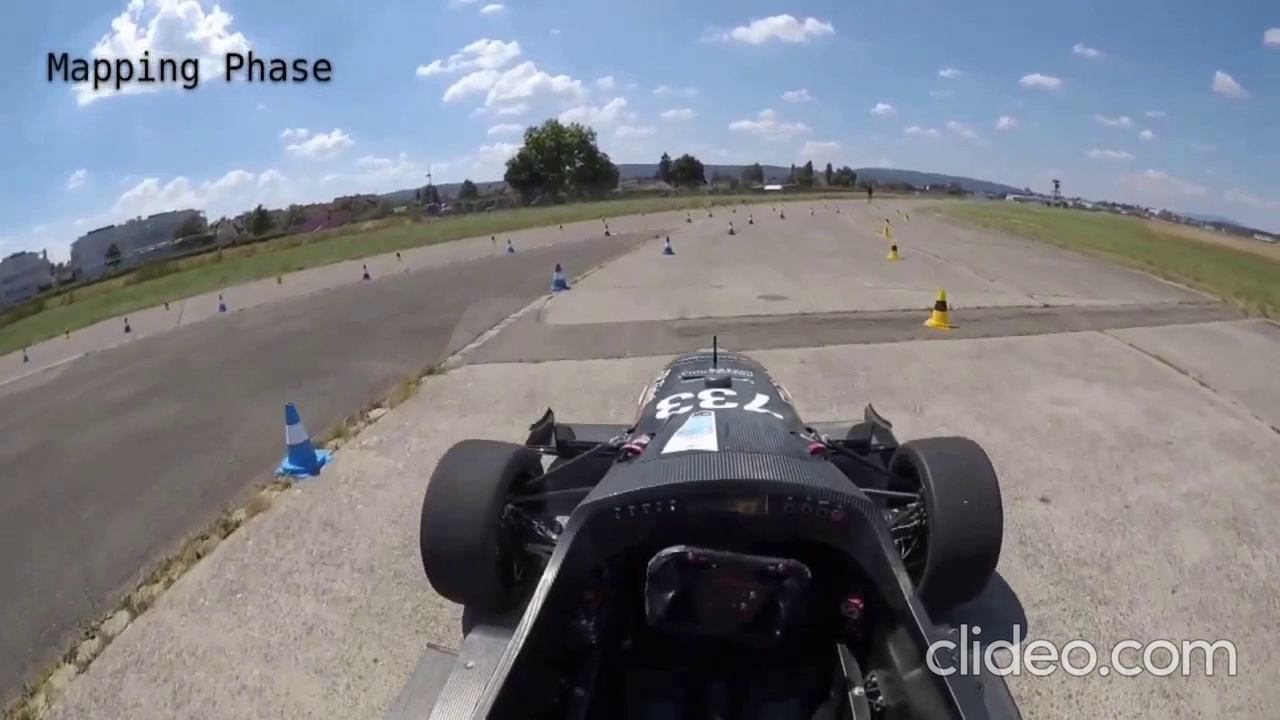
#> input picture frame 3 of test-video_short.mp4, 1280 x 720 px, given in place of image.avi, which was not available
$ python aux_file.py
#> lines starting #> are read from the running program, lines starting #| are printed output that depends on the picture; pictures that were not available may be replaced by others from this repository, and a replacement may not be noted
import glob
import cv2

# [12 lines of commented-out code are left out]
cap1 = cv2.VideoCapture('/home/shernandez/PycharmProjects/UMotorsport/image.avi')
cap2 = cv2.VideoCapture('/home/shernandez/PycharmProjects/UMotorsport/plt_image.avi')

out = cv2.VideoWriter('/home/shernandez/PycharmProjects/UMotorsport/composed.avi',
                                cv2.VideoWriter_fourcc('M', 'J', 'P', 'G'), 5, (1033, 579))

# Read until video is completed
while(cap1.isOpened() and cap2.isOpened()):
  # Capture frame-by-frame
  ret1, frame1 = cap1.read()
#> frame1 is the input picture: shape (720, 1280, 3); mean B, G, R 133.1, 126.4, 124.1
  ret2, frame2 = cap2.read()
  if ret1 and ret2:

    # Display the resulting frame
    frame1 = cv2.resize(frame1, (1033, 579), interpolation=cv2.INTER_AREA)
#> frame1: shape (579, 1033, 3)
    frame2 = cv2.resize(frame2, (282, 206), interpolation=cv2.INTER_AREA)
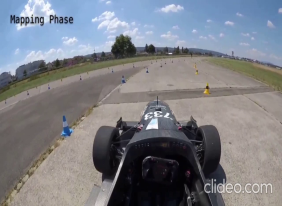
#> frame2: shape (206, 282, 3); mean B, G, R 133.1, 126.4, 124.1

    frame1[10:181, 10:252] = frame2[10:-25, 30:-10]
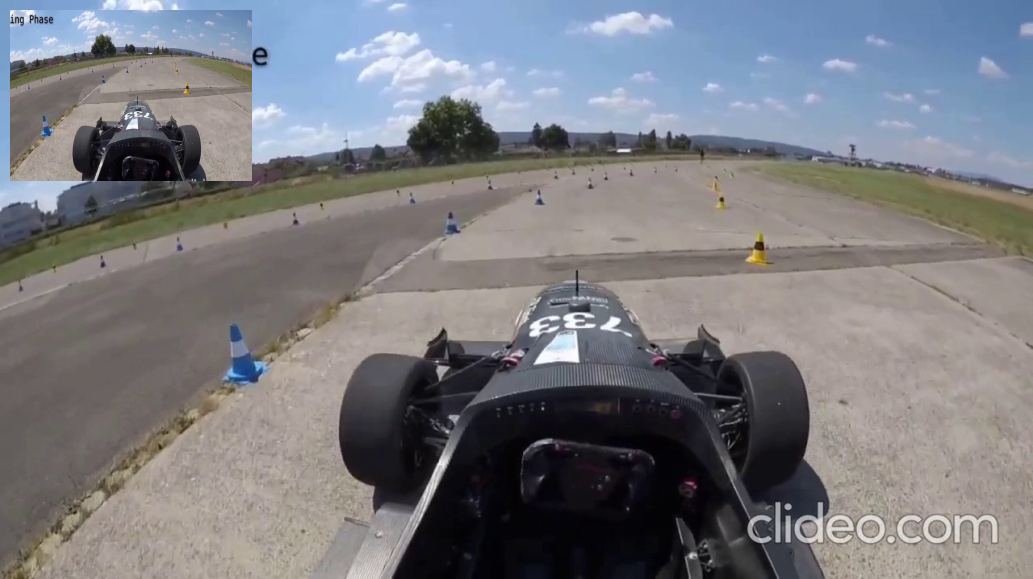
#> frame1: shape (579, 1033, 3); mean B, G, R 127.8, 122.9, 122.2
    cv2.imshow('Frame1', frame1)
    # cv2.imshow('Frame2', frame2)
    out.write(frame1)
    # Press Q on keyboard to  exit
    if cv2.waitKey(25) & 0xFF == ord('q'):
#> (key q is pressed here)
      break

  # Break the loop
  else:
    break

out.release()
# When everything done, release the video capture object
cap1.release()
cap2.release()

# Closes all the frames
cv2.destroyAllWindows()

$ run again, starting later in the video
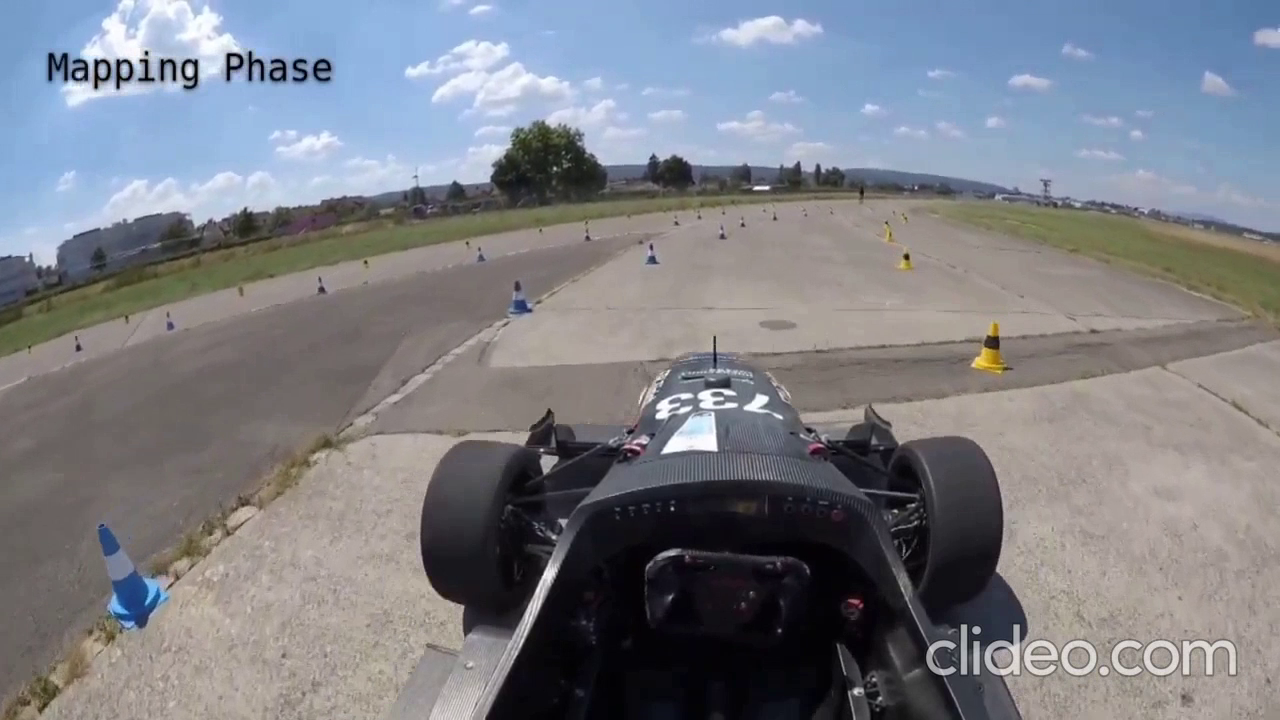
#> input picture frame 14 of test-video_short.mp4, 1280 x 720 px, given in place of image.avi, which was not available
#> frame1 is the input picture: shape (720, 1280, 3); mean B, G, R 133.9, 127.1, 124.8
#> `frame2 = cv2.resize(frame2, (282, 206), interpolation=cv2.INTER_AREA)`:
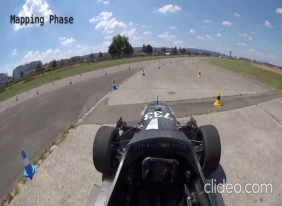
#> frame2: shape (206, 282, 3); mean B, G, R 133.9, 127.1, 124.8
#> `frame1[10:181, 10:252] = frame2[10:-25, 30:-10]`:
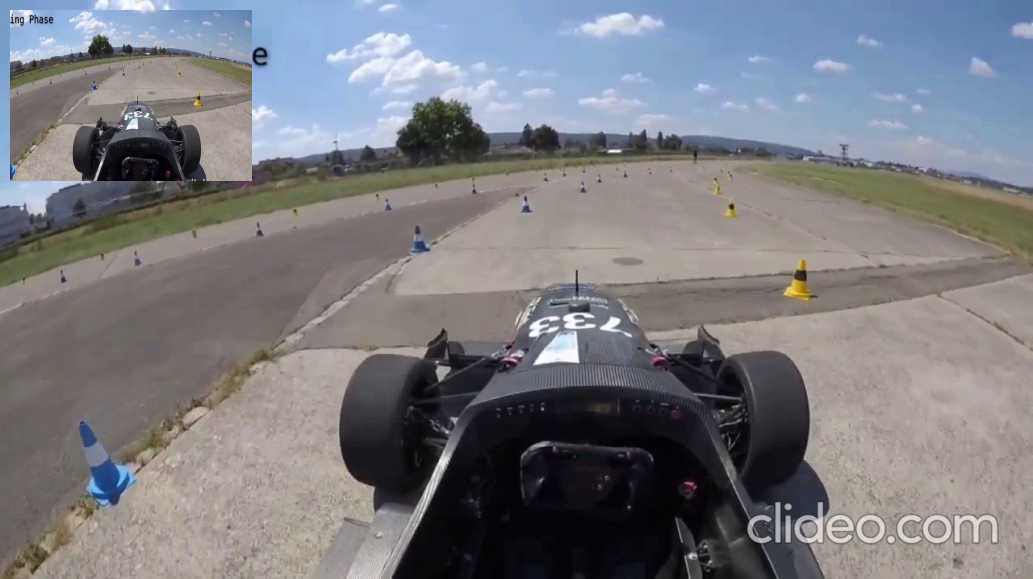
#> frame1: shape (579, 1033, 3); mean B, G, R 128.5, 123.5, 122.8

$ run again, starting later in the video
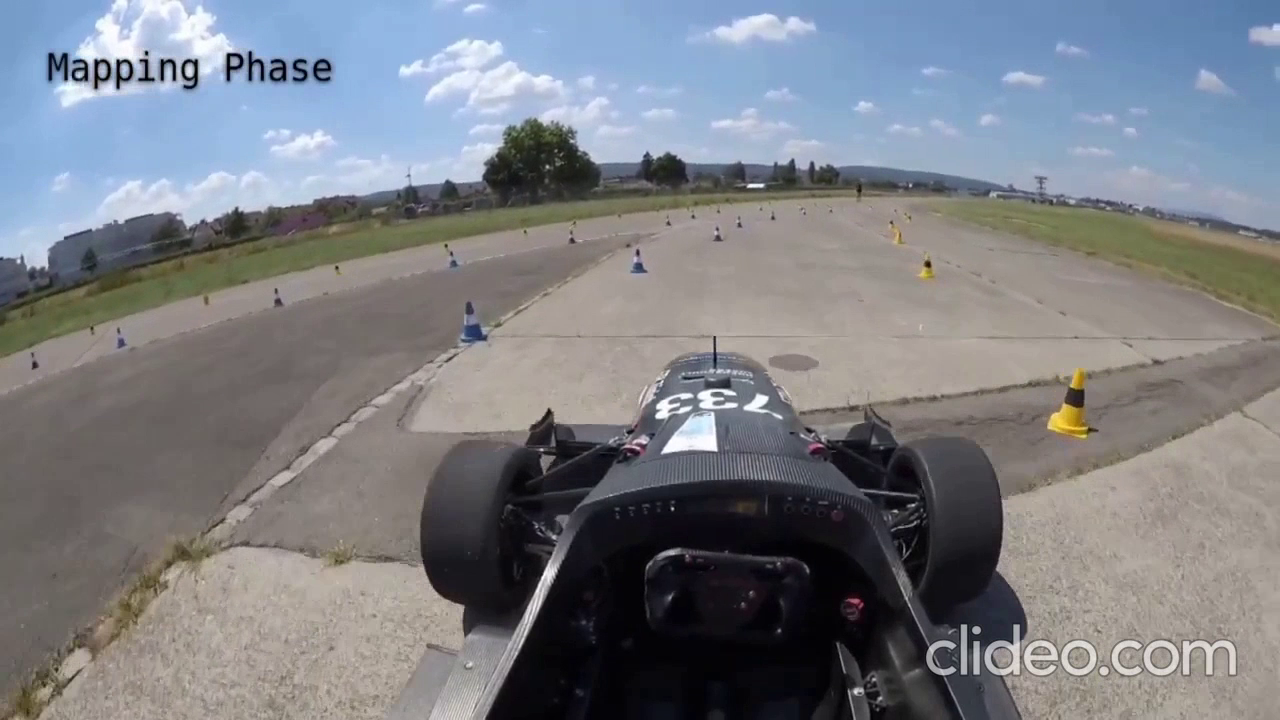
#> input picture frame 25 of test-video_short.mp4, 1280 x 720 px, given in place of image.avi, which was not available
#> frame1 is the input picture: shape (720, 1280, 3); mean B, G, R 132.4, 126.6, 124
#> `frame2 = cv2.resize(frame2, (282, 206), interpolation=cv2.INTER_AREA)`:
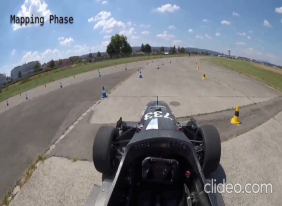
#> frame2: shape (206, 282, 3); mean B, G, R 132.4, 126.6, 124
#> `frame1[10:181, 10:252] = frame2[10:-25, 30:-10]`:
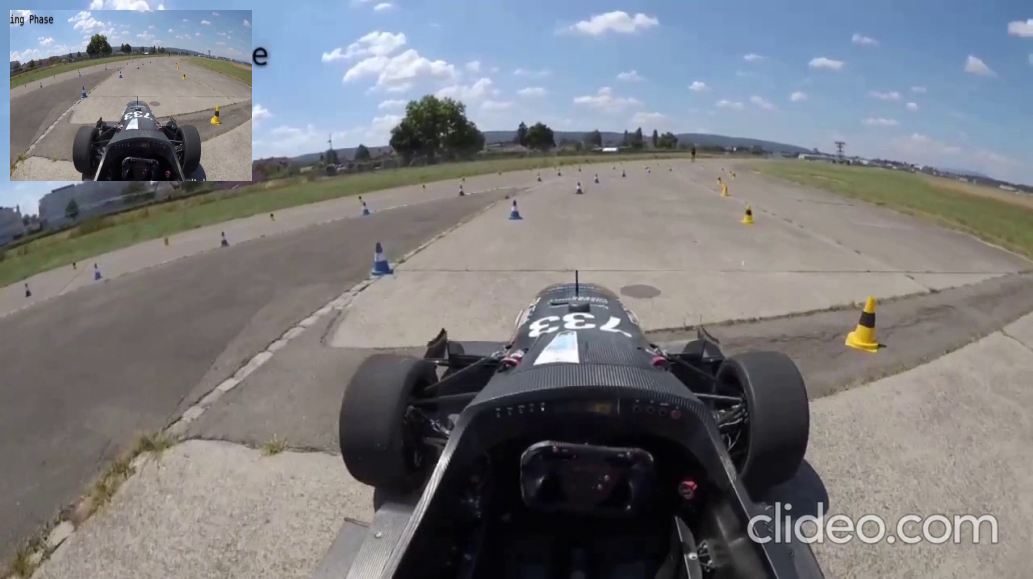
#> frame1: shape (579, 1033, 3); mean B, G, R 126.8, 122.9, 121.9
